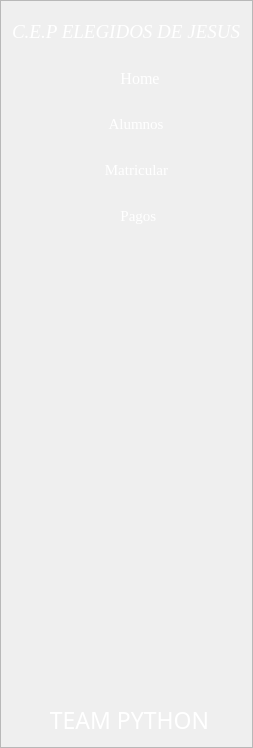
        <widget class="QFrame" name="frame_lateral">
         <property name="enabled">
          <bool>true</bool>
         </property>
         <property name="sizePolicy">
          <sizepolicy hsizetype="Preferred" vsizetype="Expanding">
           <horstretch>0</horstretch>
           <verstretch>0</verstretch>
          </sizepolicy>
         </property>
         <property name="minimumSize">
          <size>
           <width>0</width>
           <height>0</height>
          </size>
         </property>
         <property name="maximumSize">
          <size>
           <width>0</width>
           <height>16777215</height>
          </size>
         </property>
         <property name="styleSheet">
          <string notr="true">
#frame_lateral{	
	background-color: #333;
	padding:8px;
	border-bottom-left-radius: 10px;
    border-top-right-radius: 10px;
font-family: 'Roboto', sans-serif;
}
QPushButton{
	text-align:center;
	color:#fff;
	font-family:&quot;Lucida Bright&quot;;
}


</string>
         </property>
         <property name="inputMethodHints">
          <set>Qt::ImhNone</set>
         </property>
         <property name="frameShape">
          <enum>QFrame::StyledPanel</enum>
         </property>
         <property name="frameShadow">
          <enum>QFrame::Raised</enum>
         </property>
         <layout class="QVBoxLayout" name="verticalLayout_18">
          <item>
           <widget class="QLabel" name="label_2">
            <property name="minimumSize">
             <size>
              <width>0</width>
              <height>40</height>
             </size>
            </property>
            <property name="font">
             <font>
              <family>Georgia</family>
              <pointsize>14</pointsize>
              <weight>50</weight>
              <italic>true</italic>
              <bold>false</bold>
             </font>
            </property>
            <property name="styleSheet">
             <string notr="true">border:none;
color:#fff;</string>
            </property>
            <property name="text">
             <string>C.E.P ELEGIDOS DE JESUS</string>
            </property>
           </widget>
          </item>
          <item>
           <widget class="QFrame" name="frame_5">
            <property name="sizePolicy">
             <sizepolicy hsizetype="Preferred" vsizetype="Preferred">
              <horstretch>0</horstretch>
              <verstretch>0</verstretch>
             </sizepolicy>
            </property>
            <property name="minimumSize">
             <size>
              <width>0</width>
              <height>40</height>
             </size>
            </property>
            <property name="maximumSize">
             <size>
              <width>16777215</width>
              <height>100</height>
             </size>
            </property>
            <property name="cursor">
             <cursorShape>PointingHandCursor</cursorShape>
            </property>
            <property name="styleSheet">
             <string notr="true">QFrame{
	
	border-radius:10px;
	padding:0 2px;
	 
}

QFrame:hover{
	background:#44f
}
</string>
            </property>
            <property name="frameShape">
             <enum>QFrame::NoFrame</enum>
            </property>
            <property name="frameShadow">
             <enum>QFrame::Raised</enum>
            </property>
            <layout class="QVBoxLayout" name="verticalLayout_14">
             <property name="spacing">
              <number>0</number>
             </property>
             <property name="leftMargin">
              <number>0</number>
             </property>
             <property name="topMargin">
              <number>0</number>
             </property>
             <property name="rightMargin">
              <number>0</number>
             </property>
             <property name="bottomMargin">
              <number>0</number>
             </property>
             <item>
              <widget class="QToolButton" name="btnHome">
               <property name="minimumSize">
                <size>
                 <width>200</width>
                 <height>30</height>
                </size>
               </property>
               <property name="maximumSize">
                <size>
                 <width>16777215</width>
                 <height>16777215</height>
                </size>
               </property>
               <property name="font">
                <font>
                 <family>Georgia</family>
                 <pointsize>12</pointsize>
                </font>
               </property>
               <property name="focusPolicy">
                <enum>Qt::TabFocus</enum>
               </property>
               <property name="styleSheet">
                <string notr="true">color:#fff;
padding:3px;
border:none;
font-family: 'Georgia', serif;



</string>
               </property>
               <property name="text">
                <string>             Home</string>
               </property>
               <property name="icon">
                <iconset>
                 <normaloff>../imagenes/pagina-de-inicio (1).png</normaloff>../imagenes/pagina-de-inicio (1).png</iconset>
               </property>
               <property name="toolButtonStyle">
                <enum>Qt::ToolButtonTextBesideIcon</enum>
               </property>
              </widget>
             </item>
            </layout>
           </widget>
          </item>
          <item>
           <widget class="QFrame" name="frame_8">
            <property name="minimumSize">
             <size>
              <width>0</width>
              <height>40</height>
             </size>
            </property>
            <property name="maximumSize">
             <size>
              <width>16777215</width>
              <height>250</height>
             </size>
            </property>
            <property name="cursor">
             <cursorShape>PointingHandCursor</cursorShape>
            </property>
            <property name="styleSheet">
             <string notr="true">QFrame{
	
	border-radius:10px;
	padding:0 2px;
	 
}

QFrame:hover{
	background:#44f
}
</string>
            </property>
            <property name="frameShape">
             <enum>QFrame::NoFrame</enum>
            </property>
            <property name="frameShadow">
             <enum>QFrame::Raised</enum>
            </property>
            <layout class="QVBoxLayout" name="verticalLayout_8">
             <property name="spacing">
              <number>0</number>
             </property>
             <property name="leftMargin">
              <number>0</number>
             </property>
             <property name="topMargin">
              <number>0</number>
             </property>
             <property name="rightMargin">
              <number>0</number>
             </property>
             <property name="bottomMargin">
              <number>0</number>
             </property>
             <item>
              <widget class="QToolButton" name="btnAlumnos">
               <property name="minimumSize">
                <size>
                 <width>200</width>
                 <height>30</height>
                </size>
               </property>
               <property name="maximumSize">
                <size>
                 <width>16777215</width>
                 <height>16777215</height>
                </size>
               </property>
               <property name="font">
                <font>
                 <family>Georgia</family>
                 <pointsize>11</pointsize>
                </font>
               </property>
               <property name="styleSheet">
                <string notr="true">
	color:#fff;
	padding:3px;
	border:none;
	font-family: 'Georgia', serif;



</string>
               </property>
               <property name="text">
                <string>            Alumnos</string>
               </property>
               <property name="icon">
                <iconset>
                 <normaloff>../imagenes/alumno.png</normaloff>../imagenes/alumno.png</iconset>
               </property>
               <property name="toolButtonStyle">
                <enum>Qt::ToolButtonTextBesideIcon</enum>
               </property>
              </widget>
             </item>
            </layout>
           </widget>
          </item>
          <item>
           <widget class="QFrame" name="frame_6">
            <property name="minimumSize">
             <size>
              <width>0</width>
              <height>40</height>
             </size>
            </property>
            <property name="maximumSize">
             <size>
              <width>16777215</width>
              <height>250</height>
             </size>
            </property>
            <property name="cursor">
             <cursorShape>PointingHandCursor</cursorShape>
            </property>
            <property name="styleSheet">
             <string notr="true">QFrame{
	
	border-radius:10px;
	padding:0 2px
}

QFrame:hover{
	background:#44f
}
</string>
            </property>
            <property name="frameShape">
             <enum>QFrame::NoFrame</enum>
            </property>
            <property name="frameShadow">
             <enum>QFrame::Raised</enum>
            </property>
            <layout class="QVBoxLayout" name="verticalLayout_9">
             <property name="spacing">
              <number>0</number>
             </property>
             <property name="leftMargin">
              <number>0</number>
             </property>
             <property name="topMargin">
              <number>0</number>
             </property>
             <property name="rightMargin">
              <number>0</number>
             </property>
             <property name="bottomMargin">
              <number>0</number>
             </property>
             <item>
              <widget class="QToolButton" name="btnMatricula">
               <property name="minimumSize">
                <size>
                 <width>200</width>
                 <height>30</height>
                </size>
               </property>
               <property name="maximumSize">
                <size>
                 <width>16777215</width>
                 <height>16777215</height>
                </size>
               </property>
               <property name="font">
                <font>
                 <family>Georgia</family>
                 <pointsize>11</pointsize>
                </font>
               </property>
               <property name="styleSheet">
                <string notr="true">
	color:#fff;
	padding:3px;
	border:none;
	font-family: 'Georgia', serif;



</string>
               </property>
               <property name="text">
                <string>            Matricular</string>
               </property>
               <property name="icon">
                <iconset>
                 <normaloff>../imagenes/anadir.png</normaloff>../imagenes/anadir.png</iconset>
               </property>
               <property name="toolButtonStyle">
                <enum>Qt::ToolButtonTextBesideIcon</enum>
               </property>
              </widget>
             </item>
            </layout>
           </widget>
          </item>
          <item>
           <widget class="QFrame" name="frame_7">
            <property name="minimumSize">
             <size>
              <width>0</width>
              <height>40</height>
             </size>
            </property>
            <property name="maximumSize">
             <size>
              <width>16777215</width>
              <height>100</height>
             </size>
            </property>
            <property name="cursor">
             <cursorShape>PointingHandCursor</cursorShape>
            </property>
            <property name="styleSheet">
             <string notr="true">QFrame{
	
	border-radius:10px;
	padding:0 2px;
	 
}

QFrame:hover{
	background:#44f
}
</string>
            </property>
            <property name="frameShape">
             <enum>QFrame::NoFrame</enum>
            </property>
            <property name="frameShadow">
             <enum>QFrame::Raised</enum>
            </property>
            <layout class="QVBoxLayout" name="verticalLayout_2">
             <property name="spacing">
              <number>0</number>
             </property>
             <property name="leftMargin">
              <number>0</number>
             </property>
             <property name="topMargin">
              <number>0</number>
             </property>
             <property name="rightMargin">
              <number>0</number>
             </property>
             <property name="bottomMargin">
              <number>0</number>
             </property>
             <item>
              <widget class="QToolButton" name="btnPagos">
               <property name="minimumSize">
                <size>
                 <width>200</width>
                 <height>30</height>
                </size>
               </property>
               <property name="font">
                <font>
                 <family>Georgia</family>
                 <pointsize>11</pointsize>
                </font>
               </property>
               <property name="styleSheet">
                <string notr="true">
	color:#fff;
	padding:3px;
	border:none;
	font-family: 'Georgia', serif;



</string>
               </property>
               <property name="text">
                <string>             Pagos</string>
               </property>
               <property name="icon">
                <iconset>
                 <normaloff>../imagenes/proteccion-del-dinero.png</normaloff>../imagenes/proteccion-del-dinero.png</iconset>
               </property>
               <property name="toolButtonStyle">
                <enum>Qt::ToolButtonTextBesideIcon</enum>
               </property>
              </widget>
             </item>
            </layout>
           </widget>
          </item>
          <item>
           <spacer name="verticalSpacer">
            <property name="orientation">
             <enum>Qt::Vertical</enum>
            </property>
            <property name="sizeHint" stdset="0">
             <size>
              <width>20</width>
              <height>462</height>
             </size>
            </property>
           </spacer>
          </item>
          <item>
           <widget class="QPushButton" name="pushButton_6">
            <property name="font">
             <font>
              <family>Lucida Bright</family>
              <pointsize>17</pointsize>
             </font>
            </property>
            <property name="styleSheet">
             <string notr="true">
border:none;</string>
            </property>
            <property name="text">
             <string> TEAM PYTHON</string>
            </property>
            <property name="icon">
             <iconset>
              <normaloff>../../../Downloads/piton.png</normaloff>../../../Downloads/piton.png</iconset>
            </property>
            <property name="iconSize">
             <size>
              <width>25</width>
              <height>25</height>
             </size>
            </property>
           </widget>
          </item>
         </layout>
        </widget>
